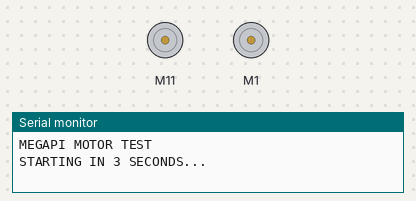
The sketch below on a simulated Arduino Uno, built with avr-gcc and run on an emulated ATmega328P. Parts: 2 × DC motor (green arrow = forward, orange = backward, longer = faster), the last lines printed to the serial monitor.

Above: at 1.5 s.
At 33.0 s:
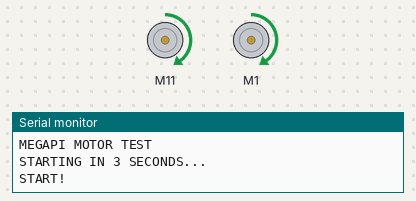
Timing chart, 0 to 85.8 s (numbered marks = the images above):
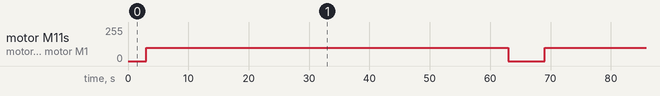

Measured:
- by itself, motor M11, motor M1: alternates forward 100/255 for 60.0 s and stopped for 6.0 s

The sketch:

MegaPiDCMotorTest.ino
```cpp
// (licence header left out)
#include "MeMegaPi.h"

MeMegaPiDCMotor motor1(PORT1A);

MeMegaPiDCMotor motor2(PORT1B);

MeMegaPiDCMotor motor3(PORT2A);

MeMegaPiDCMotor motor4(PORT2B);

MeMegaPiDCMotor motor5(PORT3A);

MeMegaPiDCMotor motor6(PORT3B);

MeMegaPiDCMotor motor7(PORT4A);

MeMegaPiDCMotor motor8(PORT4B);

uint8_t motorSpeed = 100;

void setup()
{
  Serial.begin(115200);
  Serial.println("MEGAPI MOTOR TEST");
}

void loop()
{
  Serial.println("STARTING IN 3 SECONDS...");
  delay(3000);
  Serial.println("START!");
  motor1.run(motorSpeed); /* value: between -255 and 255. */
  motor2.run(motorSpeed); /* value: between -255 and 255. */
//  motor3.run(motorSpeed);
//  motor4.run(motorSpeed);
//  motor5.run(motorSpeed);
//  motor6.run(motorSpeed);
//  motor7.run(motorSpeed);
//  motor8.run(motorSpeed);
  delay(60000);
//  motor1.stop();
//  motor2.stop();
//  motor3.stop();
//  motor4.stop();
//  motor5.stop();
//  motor6.stop();
//  motor7.stop();
//  motor8.stop();
//  delay(1000);
//  motor1.run(-motorSpeed);
//  motor2.run(-motorSpeed);
//  motor3.run(-motorSpeed);
//  motor4.run(-motorSpeed);
//  motor5.run(-motorSpeed);
//  motor6.run(-motorSpeed);
//  motor7.run(-motorSpeed);
//  motor8.run(-motorSpeed);
//  delay(5000);
  motor1.stop();
  motor2.stop();
//  motor3.stop();
//  motor4.stop();
//  motor5.stop();
//  motor6.stop();
//  motor7.stop();
//  motor8.stop();
  Serial.println("DONE!");
  delay(3000);
}
```
